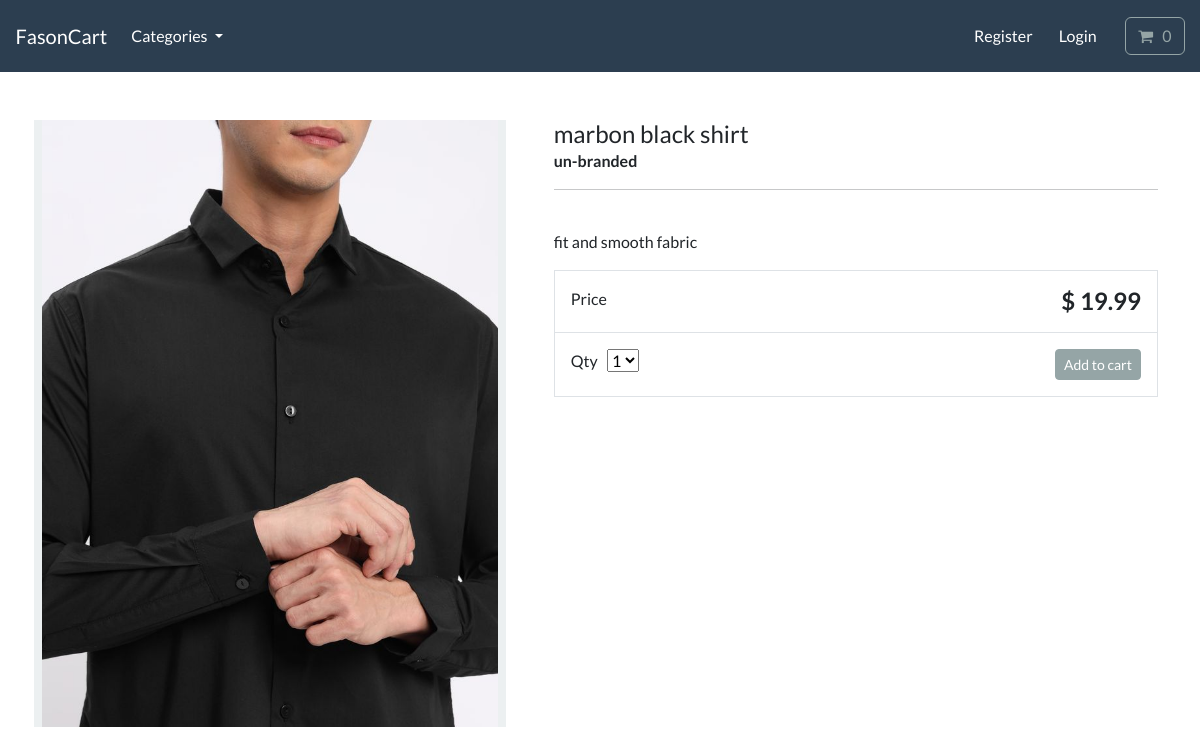
Screenshot of /product/marbon-black-shirt/ with the database file from the repository.
### store/models.py (models this page shows, shortened)
class Product(models.Model):
    category = models.ForeignKey(Category, related_name='product', on_delete=models.CASCADE, null=True)
    title = models.CharField(max_length=255)
    brand = models.CharField(max_length=255, default="un-branded")
    description = models.TextField(blank=True)
    slug = models.SlugField(max_length=255)
    price = models.DecimalField(max_digits=4, decimal_places=2)
    image = models.ImageField(upload_to="images/")
    class Meta:
        verbose_name_plural = 'products'

### store/views.py (the view)
# urls.py: path("product/<slug:product_slug>/", views.product_info, name='product-info'),
def product_info(request, product_slug):
        product = get_object_or_404(Product, slug=product_slug)
        context = {'product' : product}
        return render(request, 'store/product-info.html', context)

### cart/cart.py (called while the page is built)
    def __len__(self):
        return sum(item['qty'] for item in self.cart.values())

### cart/context_processors.py (called while the page is built)
def cart (request):
    return {'cart' : Cart(request)}

### store/models.py (called while the page is built)
    def get_absolute_url(self):
        return reverse("list-category", args={self.slug})

### store/views.py (called while the page is built)
def categories(reqeuest):
    all_categories = Category.objects.all()
    return {'all_categories' : all_categories}

### store/templates/store/product-info.html (shortened to what this page needs)
{% extends "./base.html" %}
{% load static %}
{% block content %}
<div class="container">
    <main class="pt-5">
        <div class="row g-3">
            <div class="col-md-5 col-lg-5 order-md-first bg-light">
                <img class="img-fluid mx-auto d-block" alt="Responsive image" src="{{product.image.url}}">
            </div>
            <div class="col-md-7 col-lg-7 ps-md-3 ps-lg-5">
                <h1 class="mb-0 h4"> {{product.title}}  </h1>
                <strong> {{product.brand}}</strong>
                <hr>
                <br>
                <p> {{product.description}} </p>
                <div class="border">
                    <div class="col border-bottom">
                        <div class="row p-3">
                            <div class="col-6"> Price </div>
                            <div class="col-6 text-end"><span class="h4 fw-bold">$ {{product.price}} </span></div>
                        </div>
                    </div>
                    <div class="col">
                        <div class="row p-3">
                            <div class="col-6">
                                <label for="select">Qty</label>
                                <select id="select">
                                    <option value="1">1</option>
                                </select>
                            </div>
                            <div class="col-6 text-end">
                                <button type="button" id="add-button" value="{{product.id}}" class="btn btn-secondary btn-sm">
                                Add to cart
                                </button>
                            </div>
                        </div>
                    </div>
                </div>
            </div>
        </div>
    </main>
    <br>
</div>
{% endblock %}

### rows the page displays
Product: image (picture), title "marbon black shirt", brand "un-branded", description "fit and smooth fabric", price "19.99"

### other values shown
{{ 0 }} "0"
